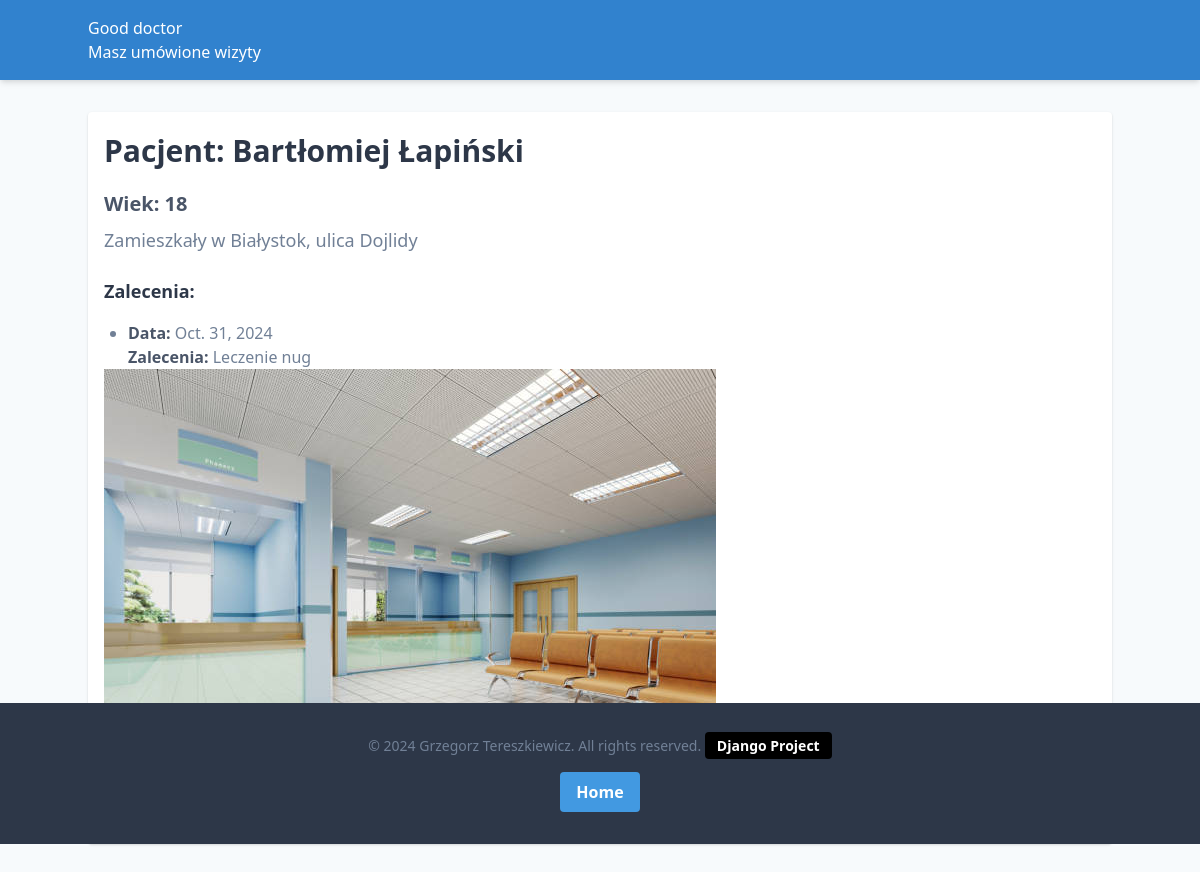
Page /GoodDoctor/details/2 on the committed database.
### GoodDoctor/models.py (models this page shows, shortened)
class Pacjent(models.Model):
    nazwisko = models.CharField(max_length=50)
    imie = models.CharField(max_length=50)
    miasto = models.CharField(max_length=50, default="Białystok")
    ulica = models.CharField(max_length=50)
    wiek = models.IntegerField(default=18)

class Wizyta(models.Model):
    date = models.DateField()
    zalecenia = models.CharField(max_length=255)
    pacjent = models.ForeignKey(Pacjent, on_delete=models.CASCADE)

### GoodDoctor/views.py (the view)
# urls.py: path("details/<int:id>", views.details, name="details"),
def details(request, id):
    detail = get_object_or_404(Pacjent, pk=id)
    wizyty = Wizyta.objects.filter(pacjent=detail)
    return render(
        request,
        "GoodDoctor/detail.html",
        {
            "detail": detail,
            "wizyty": wizyty,
        },
    )

### templates/GoodDoctor/detail.html
{% extends 'GoodDoctor/base.html' %}
{% block content %}
    <h1 class="text-3xl font-bold text-gray-800 mb-4">
        Pacjent: {{ detail.imie }} {{ detail.nazwisko }}
    </h1>
    <h2 class="text-xl font-semibold text-gray-700 mb-2">
        Wiek: {{ detail.wiek }}
    </h2>
    <h3 class="text-lg text-gray-600 mb-6">
        Zamieszkały w {{ detail.miasto }}, ulica {{ detail.ulica }}
    </h3>
    <h4 class="text-lg text-gray-800 mb-4 font-semibold">Zalecenia:</h4>
    {% if wizyty %}
        <ul class="list-disc pl-6 text-gray-600">
            {% for wizyta in wizyty %}
                <li>
                    <span class="font-bold text-gray-700">Data:</span> {{ wizyta.date }}<br>
                    <span class="font-bold text-gray-700">Zalecenia:</span> {{ wizyta.zalecenia }}
                </li>
            {% endfor %}
        </ul>
    {% else %}
        <p class="text-gray-500">Brak zaleceń dla tego pacjenta.</p>
    {% endif %}
{% endblock %}

### rows in the picture
Pacjent: imie "Bartłomiej", nazwisko "Łapiński", wiek "18", miasto "Białystok", ulica "Dojlidy"
Wizyta: date "Oct. 31, 2024", zalecenia "Leczenie nug"
